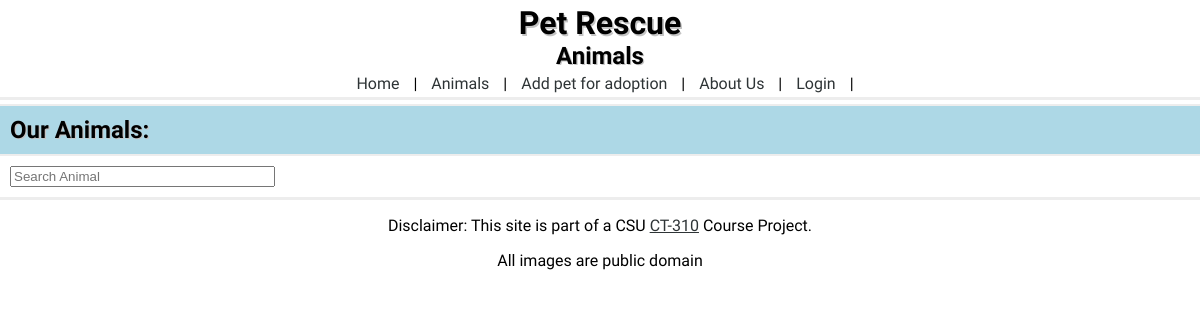
Page /animal_listings.php on the earlier database version.
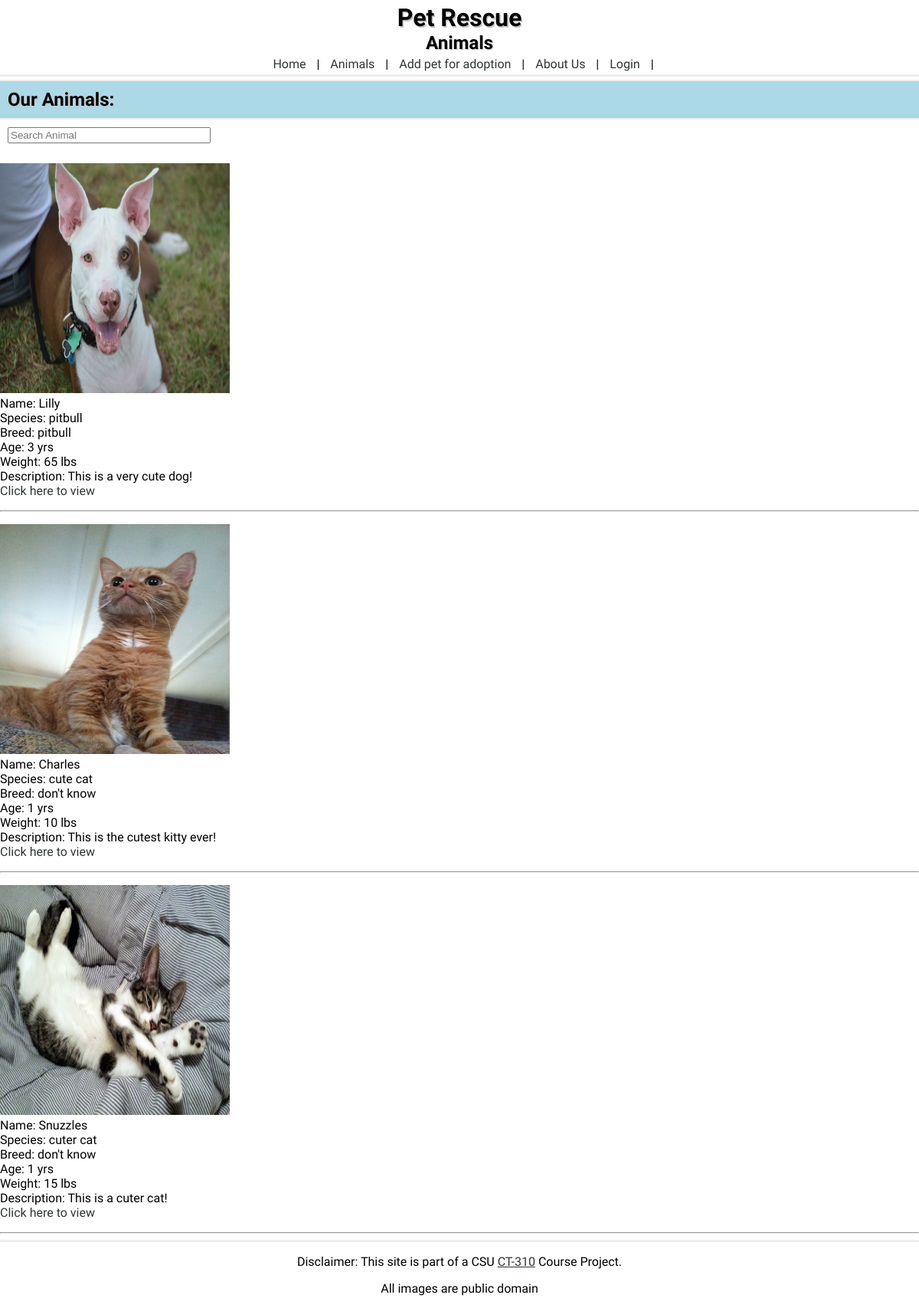
Same page on the later database version.
### tables this page shows
CREATE TABLE animals(
       id INTEGER PRIMARY KEY ASC,
       pet_image_path varchar(20),
       pet_name varchar(15),
       pet_species varchar(8),
       pet_breed varchar(10),
       pet_age int(3),
       pet_description varchar(145),
       pet_weight int(3)
, pet_comments varchar(1000));

### animal_listings.php (the view, shortened to what this page needs)
<!DOCTYPE html>
<html>
  <head>
    <?php
      include 'header.php';
    ?>
  </head>
  <body>
    <div class="pageContents">
      <?php
      $heading = "Animals";
      include "navbar.php"
      ?>
      <div class="about_us_header"><h2 class="abtUsText">Our Animals:</h2></div>
      <form>
          <input id="search_animal" type="text" size="30" placeholder="Search Animal" onkeyup="showAnimal(this.value)">
      </form>
      <?php
		$db = new database();
	  $result = $db->query('SELECT * FROM animals');
		foreach($result as $row)
		{?>
			<p>
			<img class="animalPhoto" src="<?php echo $row['pet_image_path'];?>" width="300px" height="300px" /><br>
			Name: <?php echo $row['pet_name'];?><br>
			Species: <?php echo $row['pet_species'];?><br>
			Breed: <?php echo $row['pet_breed'];?><br>
			Age: <?php echo $row['pet_age'];?> yrs<br>
			Weight: <?php echo $row['pet_weight'];?> lbs<br>
			Description: <?php echo $row['pet_description'];?><br>
			<a href=<?php echo 'animal_view.php?id='. $row['id']; ?> >Click here to view</a>
			</p>
			<hr>
		<?php
		}
      ?>
    </div>
    <?php include 'footer.php'; ?>
  </body>
</html>

### header.php (shortened to what this page needs)
<link href="style.css" rel="stylesheet" type="text/css">

### navbar.php
<header>
  <h1>Pet Rescue</h1>
  <h2><?php echo "$heading";?></h2>
  <nav>
    <a href="index.php">Home</a>  |
    <a href="animal_listings.php">Animals</a>  |
 <a href="adoption.php">Add pet for adoption</a> |
    <a href="about.php">About Us</a>  |
    <a href="login.php">Login</a>  |
</nav>
</header>

### footer.php
<footer>
  <div id="footer">
    <p>Disclaimer: This site is part of a CSU <a href="https://goo.gl/m8sisP" target="_blank">CT-310</a> Course Project.</p>
    <p>All images are public domain</p>
  </div>
</footer>

### style.css (style rules this page uses)
body { -webkit-text-size-adjust: 100%; background-size: cover; font-family: 'Open Sans Condensed', sans-serif; margin: 0px; }
header { text-align: center; padding: 4px 0px 4px 0px; }
header h1, h2, h3, h4 { margin: 0px; text-shadow: 0.05em 0.05em #C4C4C4; }
nav { padding: 4px 0px 4px 0px; border-bottom: 3px solid #EDEDED; }
nav a { padding: 1px 10px 1px 10px; }
.pageContents a { text-decoration: none; color: #2e3436; }
.about_us_header { border-top: 2px solid #EDEDED; border-bottom: 2px solid #EDEDED; background-color: #ADD8E6; padding: 10px; }
footer a { color: #2e3436; }
#footer { text-align: center; border-top: 3px solid #EDEDED; clear: both; }
form { padding: 10px 0px 10px 0px; }
#search_animal { margin-left: 10px; }

Differences in the rows shown:
added animals: pet_image_path (picture), pet_name "Lilly", pet_species "pitbull", pet_breed "pitbull", pet_age "3", pet_weight "65", pet_description "This is a very cute dog!"
added animals: pet_image_path (picture), pet_name "Charles", pet_species "cute cat", pet_breed "don't know", pet_age "1", pet_weight "10", pet_description "This is the cutest kitty ever!"
added animals: pet_image_path (picture), pet_name "Snuzzles", pet_species "cuter cat", pet_breed "don't know", pet_age "1", pet_weight "15", pet_description "This is a cuter cat!"
